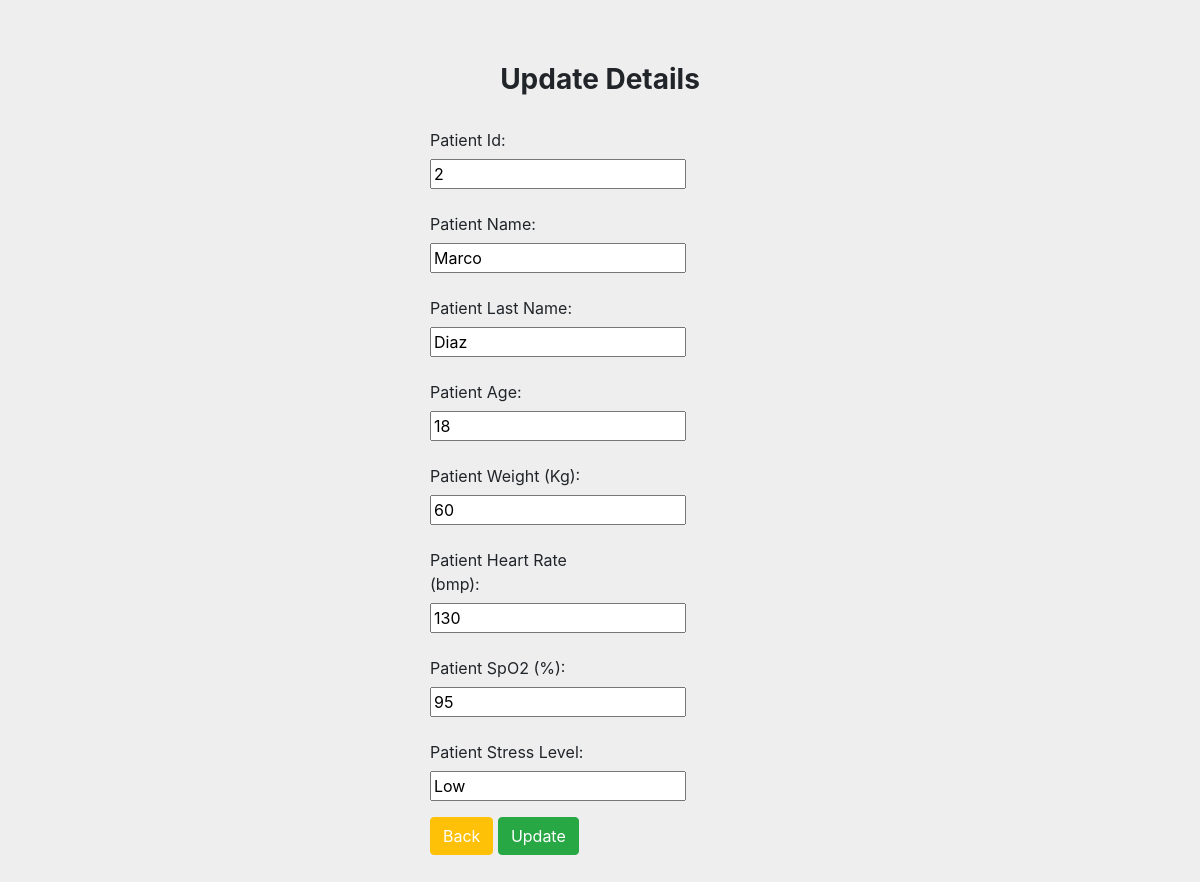
Screenshot of /edit/5 with the database file from the repository.
### health_metrics/models.py (models this page shows)
class Patient(models.Model):
    pid = models.IntegerField()
    pname = models.CharField(max_length=100)
    plast_name = models.CharField(max_length=100)
    page = models.IntegerField()
    pweight = models.IntegerField()
    pheart_rate = models.IntegerField()
    pspo2 = models.IntegerField()
    pestres = models.CharField(max_length = 100)
    class Meta:
        db_table = "patient"

### health_metrics/views.py (the view)
# urls.py: path('edit/<int:id>', views.edit),
def edit(request, id):
    patient = Patient.objects.get(id=id)
    return render(request,'edit.html', {'patient':patient})

### health_metrics/templates/edit.html (shortened to what this page needs)
<!DOCTYPE html>
<html lang="en">
  <head>
    {% load static %}
    <link rel="stylesheet" href="https://cdn.jsdelivr.net/npm/bootstrap@4.0.0/dist/css/bootstrap.min.css">
    <link rel="stylesheet" href="{% static 'css/style.css' %}" />
  </head>
  <body>
    <form method="POST" class="post-form" action="/update/{{patient.id}}">
      <div class="container">
        <br />
        <div class="row justify-content-center">
          <div class="col-md-12 form-group row">
            <label class="col-sm-1 col-form-label"></label>
            <div class="col-md-12 col-sm-4">
              <h3 class="font-weight-bold text-center">Update Details</h3>
            </div>
          </div>
          <div class="col-md-12 form-group row">
            <label class="offset-md-4 col-sm-2 col-form-label">Patient Id:</label>
            <div class="offset-md-4 col-sm-4">
              <input type="text" name="pid" id="id_pid" required maxlength="20" value="{{ patient.pid }}" />
            </div>
          </div>
          <div class="col-md-12 form-group row">
            <label class="offset-md-4 col-sm-2 col-form-label">Patient Name:</label>
            <div class="offset-md-4 col-sm-4">
              <input type="text" name="pname" id="id_pname" required maxlength="100" value="{{ patient.pname }}" />
            </div>
          </div>
          <div class="col-md-12 form-group row">
            <label class="offset-md-4 col-sm-2 col-form-label">Patient Last Name:</label>
            <div class="offset-md-4 col-sm-4">
              <input type="text" name="plast_name" id="id_plast_name" required maxlength="100" value="{{ patient.plast_name }}" />
            </div>
          </div>
          <div class="col-md-12 form-group row">
            <label class="offset-md-4 col-sm-2 col-form-label">Patient Age:</label>
            <div class="offset-md-4 col-sm-4">
              <input type="number" name="page" id="id_page" required maxlength="2" value="{{ patient.page }}" />
            </div>
          </div>
          <div class="col-md-12 form-group row">
            <label class="offset-md-4 col-sm-2 col-form-label">Patient Weight (Kg):</label>
            <div class="offset-md-4 col-sm-4">
              <input type="number" name="pweight" id="id_pweight" required maxlength="5" value="{{ patient.pweight }}" />
            </div>
          </div>
          <div class="col-md-12 form-group row">
            <label class="offset-md-4 col-sm-2 col-form-label">Patient Heart Rate (bmp):</label>
            <div class="offset-md-4 col-sm-4">
              <input type="number" name="pheart_rate" id="id_pheart_rate" required maxlength="3" value="{{ patient.pheart_rate }}" />
            </div>
          </div>
          <div class="col-md-12 form-group row">
            <label class="offset-md-4 col-sm-2 col-form-label">Patient SpO2 (%):</label>
            <div class="offset-md-4 col-sm-4">
              <input type="number" name="pspo2" id="id_pspo2" required maxlength="3" value="{{ patient.pspo2 }}" />
            </div>
          </div>
          <div class="col-md-12 form-group row">
            <label class="offset-md-4 col-sm-2 col-form-label">Patient Stress Level:</label>
            <div class="offset-md-4 col-sm-4">
              <input type="text" name="pestres" id="id_pestres" required maxlength="100" value="{{ patient.pestres }}" />
            </div>
          </div>
          <div class="col-md-12 form-group row">
            <label class="col-sm-1 col-form-label"></label>
            <div class="offset-md-3 col-sm-4">
              <a href="/home" class="btn btn-warning text-white">Back</a>
              <button type="submit" class="btn btn-success">Update</button>
            </div>
          </div>
        </div>
      </div>
    </form>
  </body>
</html>

### health_metrics/static/css/style.css (style rules this page uses)
body { background: #eee; height: 100%; margin: 25px 0; padding: 0; }

### rows the page displays
Patient: pid "2", pname "Marco", plast_name "Diaz", page "18", pweight "60", pheart_rate "130", pspo2 "95", pestres "Low"
